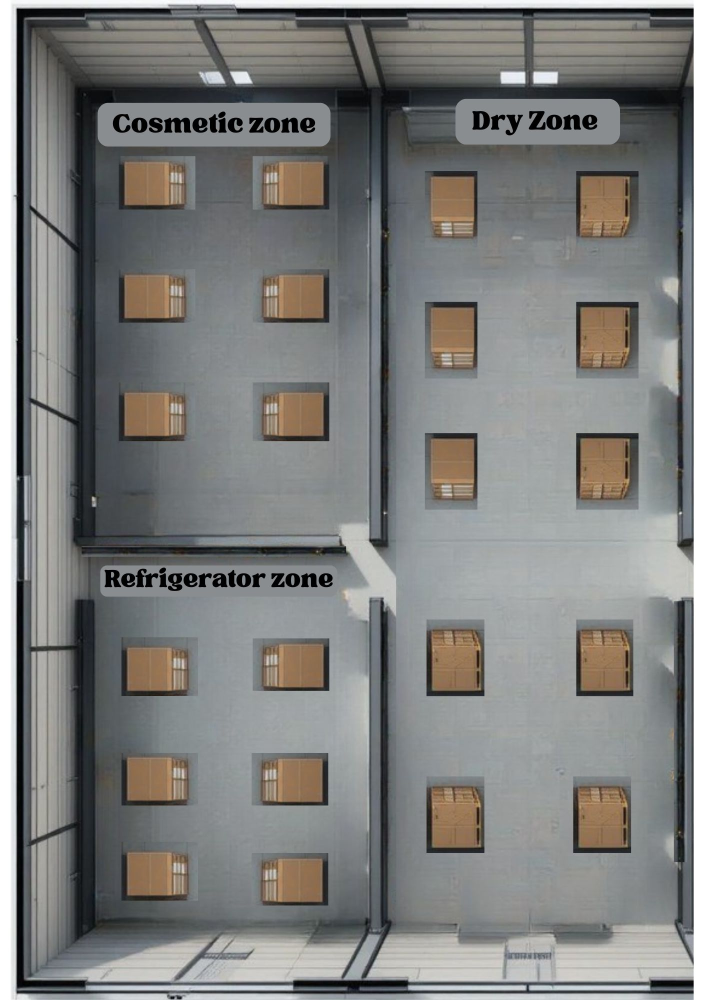
#> input picture warehouse.jpg, 1419 x 2000 px (shown at 1/2 size)
$ python Tsp_Path_Planning.py
#> lines starting #> are read from the running program, lines starting #| are printed output that depends on the picture; after the words box and inside, x2 and y2 are one past the last pixel; in counts of white or black regions, pixels touching at a corner belong together
import cv2
import numpy as np
import matplotlib.pyplot as plt
import matplotlib.animation as animation
from scipy.spatial.distance import cdist

# Load image
image = cv2.imread('warehouse.jpg')
#> image is the input picture: shape (2000, 1419, 3); mean B, G, R 125.5, 127, 126.6
if image is None:
    raise FileNotFoundError("Image not found. Check the file path.")

# Get image dimensions
height, width, _ = image.shape
#> height = 2000; width = 1419
print(f"Image Width: {width} pixels, Height: {height} pixels")
#| Image Width: 1419 pixels, Height: 2000 pixels

# Increase estimated warehouse width to 50 meters for a more realistic scale
scale_factor = 50 / width  # meters per pixel
#> scale_factor = 0.0352
print(f"Updated Scale Factor: {scale_factor:.4f} meters per pixel")
#| Updated Scale Factor: 0.0352 meters per pixel

# Convert to HSV for better color segmentation
hsv = cv2.cvtColor(image, cv2.COLOR_BGR2HSV)
#> hsv: shape (2000, 1419, 3); mean H, S, V 75.1, 25.2, 131.5

# Define color range for light brown boxes
lower_brown = np.array([10, 50, 50])
upper_brown = np.array([30, 255, 255])

# Create mask for brown boxes
mask = cv2.inRange(hsv, lower_brown, upper_brown)
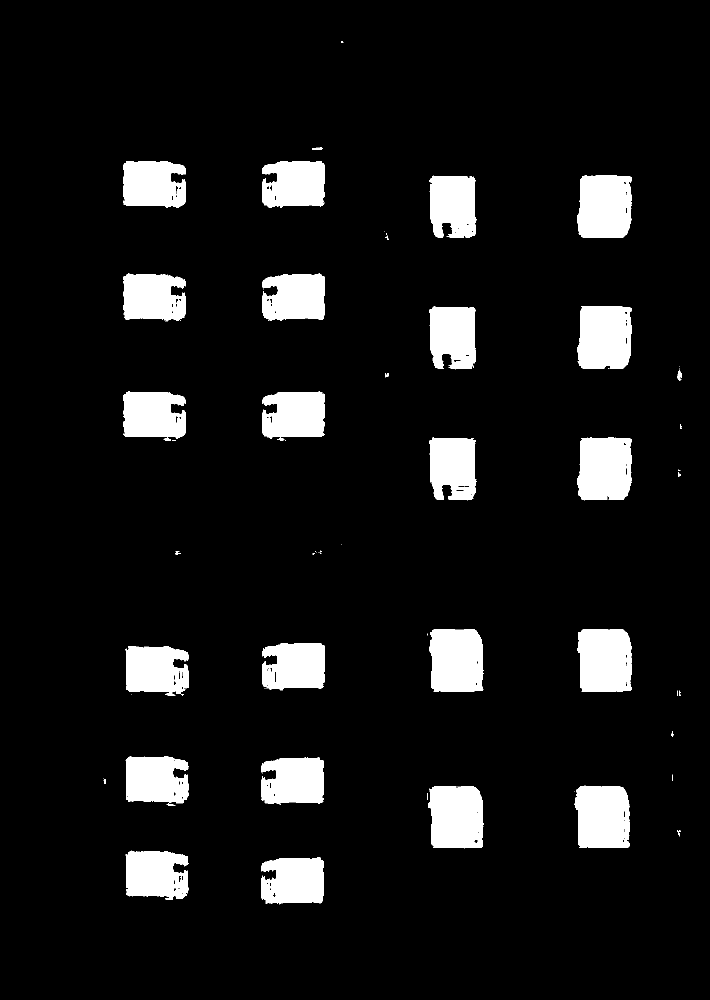
#> mask: shape (2000, 1419) (shown at 1/2 size); 8.5% white; 93 white regions (60 under 20 px), largest, box (x1, y1, x2, y2) and area: (1155, 1258, 1264, 1383) 12536, (1154, 351, 1264, 476) 12457, (1149, 1571, 1260, 1696) 12448

# Clean up mask
kernel = np.ones((3, 3), np.uint8)
mask = cv2.morphologyEx(mask, cv2.MORPH_OPEN, kernel, iterations=1)
#> mask: shape (2000, 1419); 8.4% white; 35 white regions (5 under 20 px), largest, box (x1, y1, x2, y2) and area: (1155, 1258, 1264, 1383) 12510, (1155, 613, 1264, 738) 12428, (1154, 351, 1264, 476) 12420
mask = cv2.morphologyEx(mask, cv2.MORPH_CLOSE, kernel, iterations=1)
#> mask: shape (2000, 1419); 8.5% white; 30 white regions (4 under 20 px)

# Find contours
contours, _ = cv2.findContours(mask, cv2.RETR_EXTERNAL, cv2.CHAIN_APPROX_SIMPLE)
#> contours = 30 contours, 5 with area under 20; largest, box (x1, y1, x2, y2) and area: (1155, 1258, 1264, 1383) 12424, (1155, 613, 1264, 738) 12331, (1154, 351, 1264, 476) 12322, (1150, 1572, 1260, 1696) 12320, (858, 1258, 966, 1383) 12310

# Extract box centers
box_locations = []
for contour in contours:
    if cv2.contourArea(contour) > 100:
        M = cv2.moments(contour)
        if M["m00"] != 0:
            cx = int(M["m10"] / M["m00"])
            cy = int(M["m01"] / M["m00"])
            box_locations.append((cx, cy))
#> this loop made 30 passes
#> (cx, cy) on passes 1, 2, 5, 6, 8, 9, 11, 12, 13, 14, 16, 17: (587, 1761), (311, 1749), (1205, 1634), (912, 1634), (587, 1561), (311, 1559), (311, 1339), (589, 1332), (1209, 1320), (912, 1320), (1209, 936), (906, 933)
#> contour on passes 4, 15, 20: [[336, 1608], [336, 1610], [342, 1610], [342, 1608]], [[352, 1102], [352, 1104], [355, 1104], [355, 1102]], [[770, 749], [770, 751], [772, 751], [772, 749]]
#> after the loop, box_locations = [(587, 1761), (311, 1749), (1205, 1634), (912, 1634), (587, 1561), (311, 1559), (311, 1339), (589, 1332), (1209, 1320), (912, 1320), (1209, 936), (906, 933), (589, 829), (306, 829), (1209, 674), (905, 671), (589, 594), (305, 594), (906, 409), (1209, 412), (589, 368), (305, 368)]

# Check if we detected any boxes
print("Detected Box Locations:", box_locations)
#> (printed output is left out)


# Implement Nearest Neighbor TSP
if box_locations:
    remaining_nodes = box_locations[:]
#> remaining_nodes has the same summary as box_locations
    path = [remaining_nodes.pop(0)]  # Start from the first detected node
#> path = [(587, 1761)]

    total_distance_pixels = 0  # Variable to store total path distance in pixels

    while remaining_nodes:
        last_node = path[-1]
        distances = cdist([last_node], remaining_nodes, metric='euclidean')
        nearest_index = np.argmin(distances)
        total_distance_pixels += distances[0, nearest_index]  # Add distance to total
        path.append(remaining_nodes.pop(nearest_index))
#> this loop made 21 passes
#> (last_node, nearest_index, total_distance_pixels) on passes 1 to 12: ((587, 1761), 3, 200), ((587, 1561), 5, 429), ((589, 1332), 4, 707.1), ((311, 1339), 3, 927.1), ((311, 1559), 0, 1117.1), ((311, 1749), 1, 1729), ((912, 1634), 0, 2022), ((1205, 1634), 0, 2336), ((1209, 1320), 0, 2633), ((912, 1320), 1, 3020.1), ((906, 933), 4, 3282.1), ((905, 671), 6, 3544.1)
#> (last_node, distances, nearest_index, total_distance_pixels) on passes 16 to 21: ((1209, 936), [[629.2, 909.3, 708.1, 966.5, 840.8, 1067.6]], 0, 5000.3), ((589, 829), [[283, 235, 368.6, 461, 541.5]], 1, 5235.3), ((589, 594), [[367.9, 284, 226, 362.9]], 2, 5461.3), ((589, 368), [[540.9, 362.9, 284]], 2, 5745.3), ((305, 368), [[461, 226]], 1, 5971.3), ((305, 594), [235], 0, 6206.3)
#> after the loop, path = [(587, 1761), (587, 1561), (589, 1332), (311, 1339), (311, 1559), (311, 1749), (912, 1634), (1205, 1634), (1209, 1320), (912, 1320), (906, 933), (905, 671), (906, 409), (1209, 412), (1209, 674), (1209, 936), (589, 829), (589, 594), (589, 368), (305, 368), (305, 594), (306, 829)]; remaining_nodes = []; total_distance_pixels = 6206.3
else:
    path = []
    total_distance_pixels = 0

# Convert distance to meters for prototype warehouse (only the prototype scaling)
prototype_scale_factor = 50 / 500  # Prototype's width is scaled (50 meters / 500 meters)

# Calculate the total path distance for the prototype
total_distance_pixels_prototype = total_distance_pixels * prototype_scale_factor
#> total_distance_pixels_prototype = 620.6

# Assume drone speed in prototype warehouse
drone_speed_prototype = 1.5  # meters per second (same drone speed for both real and prototype)

# Compute estimated time for the prototype warehouse
total_time_seconds_prototype = total_distance_pixels_prototype / drone_speed_prototype  # Time in seconds
#> total_time_seconds_prototype = 413.8

print(f"Total Path Distance (in pixels): {total_distance_pixels:.2f} pixels")
#| Total Path Distance (in pixels): 6206.26 pixels
print(f"Total Path Distance (scaled for Prototype): {total_distance_pixels_prototype:.2f} meters")
#| Total Path Distance (scaled for Prototype): 620.63 meters
print(f"Estimated Time to Complete Path (Prototype Warehouse): {total_time_seconds_prototype:.2f} seconds")
#| Estimated Time to Complete Path (Prototype Warehouse): 413.75 seconds

# Plot the path with animation
fig, ax = plt.subplots(figsize=(10, 8))
ax.imshow(cv2.cvtColor(image, cv2.COLOR_BGR2RGB))

# Scatter the detected boxes
ax.scatter(*zip(*box_locations), c='blue', marker='x', label='Detected Boxes')

# Initialize the line that will be drawn
line, = ax.plot([], [], marker='o', color='red', linestyle='-', linewidth=2)

# Function to initialize the plot
def init():
    line.set_data([], [])
    return line,

# Update function for animation
def update(frame):
    if frame < len(path):
        x_vals, y_vals = zip(*path[:frame+1])
        line.set_data(x_vals, y_vals)
    return line,

# Create the animation with 2 seconds pause per node (interval=2000 ms)
ani = animation.FuncAnimation(
    fig,
    update,
    frames=len(path),
    init_func=init,
    blit=False,
    interval=2000,  # 2000ms = 2 seconds for each node
    repeat=False  # Prevent the animation from repeating
)

# Display the animation
plt.legend()
plt.title("Optimized Path (TSP - Nearest Neighbor)")
plt.show()
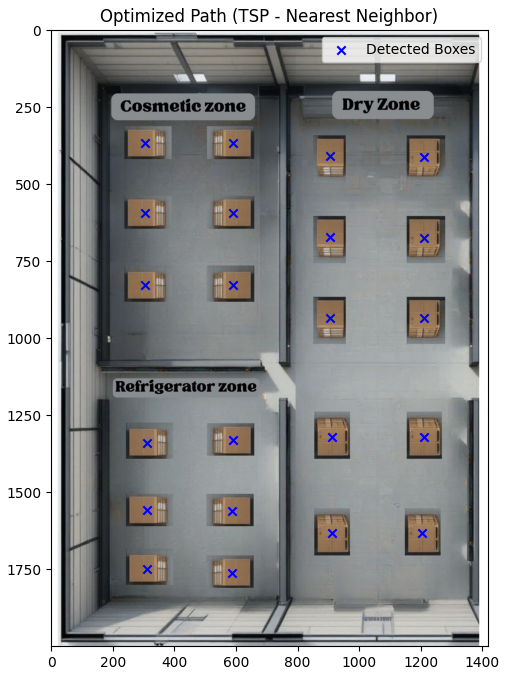
#> figure drawn by matplotlib, 1 panel
